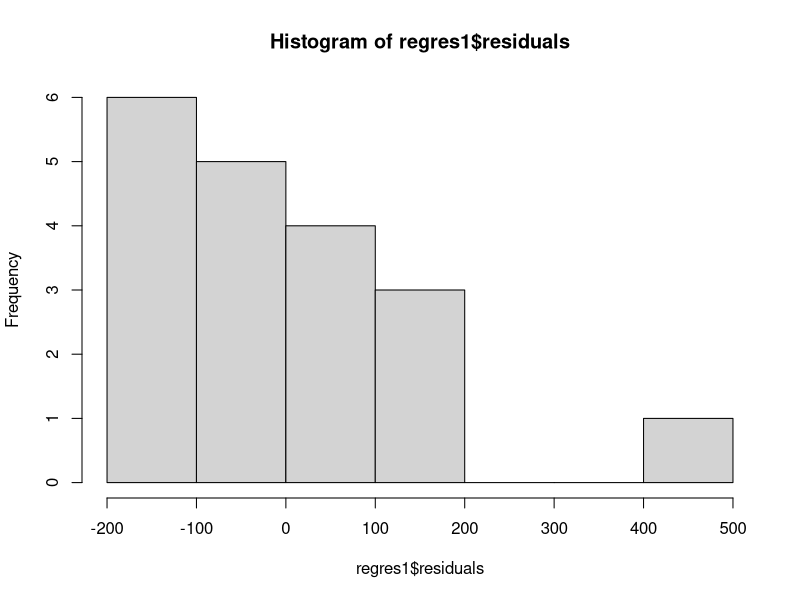
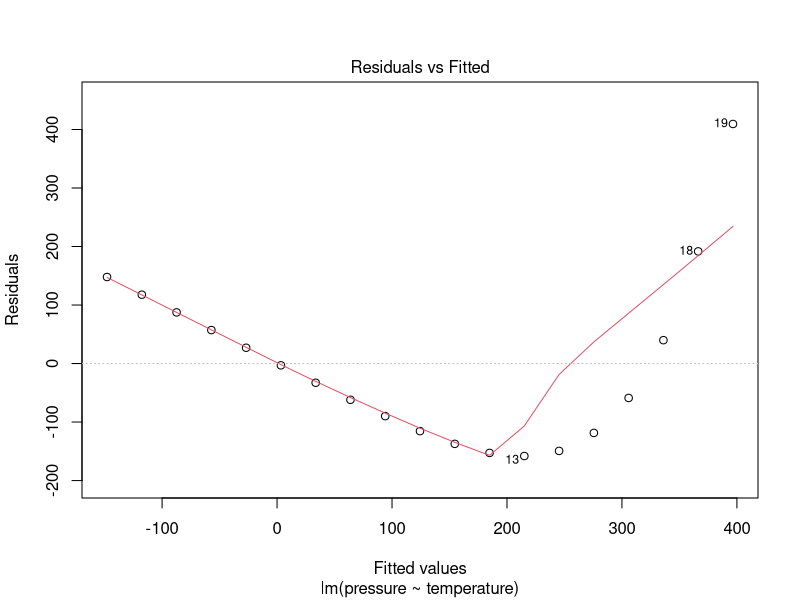
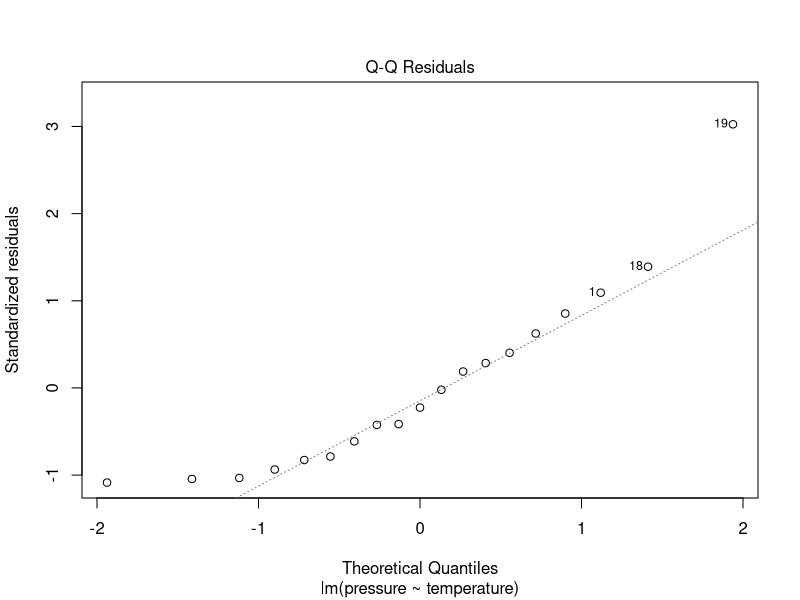
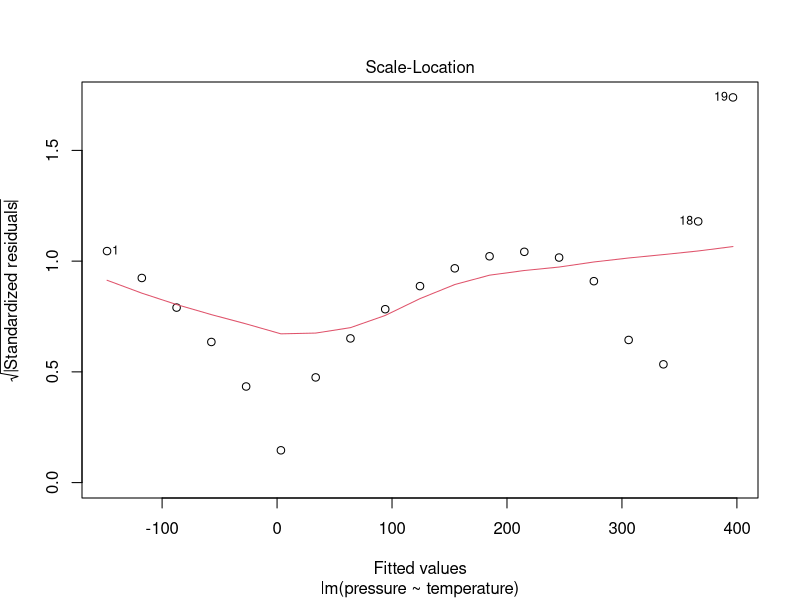
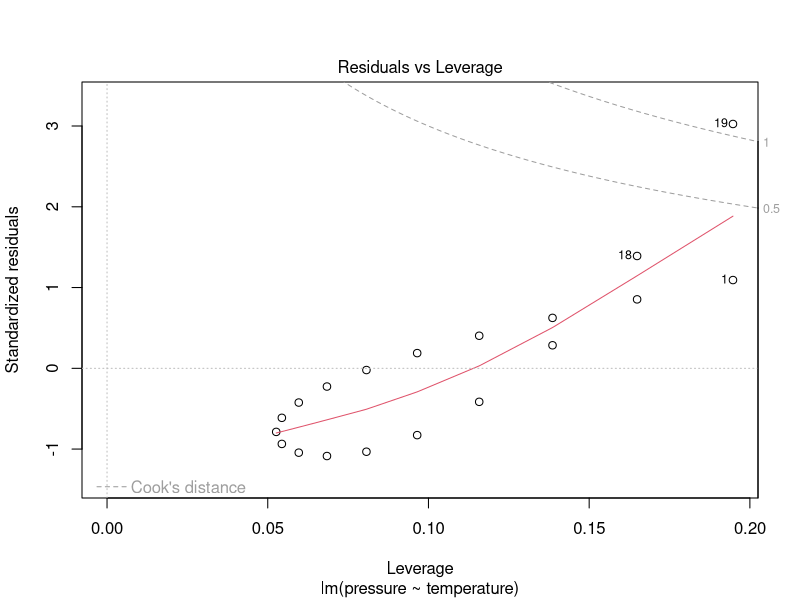

Write R code to recreate these figures, in order.
#################################### BİLGİLENDİRME #################################### 
#Dr. Rabia KARATOPRAK ERŞEN tarafından hazırlanmıştır.
#Kastamonu Üniversitesi akademik personeli için 22-23 Mayıs 2021 tarihlerinde gerçekleşen "R ile Veri Analizi" semineri için hazırlanmıştır.
#Bu dosyayı başkaları ile paylaştığınız takdirde bu bilgilendirme yazısını silmeyiniz.
#İletişim: rabiakersen@kastamonu.edu.tr
######################################################################################
######################################################################################
#Dalgaard, P. (2008). Introductory statistics with R. Springer-Verlag New York. doi:10.1007/978-0-387-79054-1

######################################## Basit Regresyon ############################## 

summary(pressure)
sd(pressure$temperature)
sd(pressure$pressure)

regres1 <- lm(pressure~temperature, data = pressure)
regres1

#`summary()` fonksiyonu ile katsayıya bağlı standart hata, *t* değeri,  olasılığı, $R^2$ gibi istatistikleri öğrenebiliriz. 
summary(regres1)

fitted(regres1)
resid(regres1)

hist(regres1$residuals)
plot(regres1)


